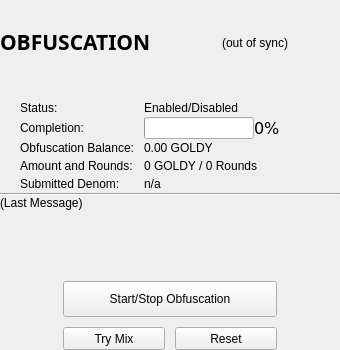
        <widget class="QFrame" name="frameObfuscation">
         <property name="minimumSize">
          <size>
           <width>0</width>
           <height>350</height>
          </size>
         </property>
         <property name="maximumSize">
          <size>
           <width>365</width>
           <height>16777215</height>
          </size>
         </property>
         <property name="layoutDirection">
          <enum>Qt::LeftToRight</enum>
         </property>
         <property name="frameShape">
          <enum>QFrame::NoFrame</enum>
         </property>
         <property name="frameShadow">
          <enum>QFrame::Plain</enum>
         </property>
         <property name="lineWidth">
          <number>0</number>
         </property>
         <layout class="QVBoxLayout" name="verticalLayout_7">
          <property name="spacing">
           <number>0</number>
          </property>
          <property name="leftMargin">
           <number>0</number>
          </property>
          <property name="topMargin">
           <number>0</number>
          </property>
          <property name="rightMargin">
           <number>0</number>
          </property>
          <property name="bottomMargin">
           <number>0</number>
          </property>
          <item>
           <layout class="QGridLayout" name="gridLayout_2" columnstretch="5,5">
            <property name="sizeConstraint">
             <enum>QLayout::SetMaximumSize</enum>
            </property>
            <property name="spacing">
             <number>0</number>
            </property>
            <item row="0" column="0">
             <layout class="QVBoxLayout" name="verticalLayout_6">
              <property name="spacing">
               <number>0</number>
              </property>
              <item>
               <widget class="QLabel" name="label_2">
                <property name="sizePolicy">
                 <sizepolicy hsizetype="Expanding" vsizetype="Preferred">
                  <horstretch>0</horstretch>
                  <verstretch>0</verstretch>
                 </sizepolicy>
                </property>
                <property name="minimumSize">
                 <size>
                  <width>130</width>
                  <height>55</height>
                 </size>
                </property>
                <property name="font">
                 <font>
                  <family>Volte</family>
                  <pointsize>16</pointsize>
                  <weight>75</weight>
                  <bold>true</bold>
                 </font>
                </property>
                <property name="text">
                 <string>OBFUSCATION</string>
                </property>
                <property name="indent">
                 <number>0</number>
                </property>
               </widget>
              </item>
              <item>
               <widget class="QLabel" name="lineObfuscation">
                <property name="minimumSize">
                 <size>
                  <width>27</width>
                  <height>2</height>
                 </size>
                </property>
                <property name="maximumSize">
                 <size>
                  <width>27</width>
                  <height>2</height>
                 </size>
                </property>
                <property name="font">
                 <font>
                  <pointsize>1</pointsize>
                 </font>
                </property>
                <property name="text">
                 <string/>
                </property>
               </widget>
              </item>
             </layout>
            </item>
            <item row="0" column="1">
             <widget class="QLabel" name="labelObfuscationSyncStatus">
              <property name="sizePolicy">
               <sizepolicy hsizetype="Preferred" vsizetype="Preferred">
                <horstretch>0</horstretch>
                <verstretch>0</verstretch>
               </sizepolicy>
              </property>
              <property name="toolTip">
               <string>The displayed information may be out of date. Your wallet automatically synchronizes with the GOLDY COIN network after a connection is established, but this process has not completed yet.</string>
              </property>
              <property name="styleSheet">
               <string notr="true"/>
              </property>
              <property name="text">
               <string notr="true">(out of sync)</string>
              </property>
              <property name="alignment">
               <set>Qt::AlignCenter</set>
              </property>
             </widget>
            </item>
           </layout>
          </item>
          <item>
           <widget class="QPushButton" name="runAutoDenom">
            <property name="maximumSize">
             <size>
              <width>0</width>
              <height>0</height>
             </size>
            </property>
            <property name="palette">
             <palette>
              <active>
               <colorrole role="WindowText">
                <brush brushstyle="SolidPattern">
                 <color alpha="255">
                  <red>0</red>
                  <green>0</green>
                  <blue>0</blue>
                 </color>
                </brush>
               </colorrole>
               <colorrole role="Button">
                <brush brushstyle="SolidPattern">
                 <color alpha="255">
                  <red>239</red>
                  <green>238</green>
                  <blue>238</blue>
                 </color>
                </brush>
               </colorrole>
               <colorrole role="Light">
                <brush brushstyle="SolidPattern">
                 <color alpha="255">
                  <red>255</red>
                  <green>255</green>
                  <blue>255</blue>
                 </color>
                </brush>
               </colorrole>
               <colorrole role="Midlight">
                <brush brushstyle="SolidPattern">
                 <color alpha="255">
                  <red>247</red>
                  <green>246</green>
                  <blue>246</blue>
                 </color>
                </brush>
               </colorrole>
               <colorrole role="Dark">
                <brush brushstyle="SolidPattern">
                 <color alpha="255">
                  <red>119</red>
                  <green>119</green>
                  <blue>119</blue>
                 </color>
                </brush>
               </colorrole>
               <colorrole role="Mid">
                <brush brushstyle="SolidPattern">
                 <color alpha="255">
                  <red>159</red>
                  <green>159</green>
                  <blue>159</blue>
                 </color>
                </brush>
               </colorrole>
               <colorrole role="Text">
                <brush brushstyle="SolidPattern">
                 <color alpha="255">
                  <red>0</red>
                  <green>0</green>
                  <blue>0</blue>
                 </color>
                </brush>
               </colorrole>
               <colorrole role="BrightText">
                <brush brushstyle="SolidPattern">
                 <color alpha="255">
                  <red>255</red>
                  <green>255</green>
                  <blue>255</blue>
                 </color>
                </brush>
               </colorrole>
               <colorrole role="ButtonText">
                <brush brushstyle="SolidPattern">
                 <color alpha="255">
                  <red>0</red>
                  <green>0</green>
                  <blue>0</blue>
                 </color>
                </brush>
               </colorrole>
               <colorrole role="Base">
                <brush brushstyle="SolidPattern">
                 <color alpha="255">
                  <red>255</red>
                  <green>255</green>
                  <blue>255</blue>
                 </color>
                </brush>
               </colorrole>
               <colorrole role="Window">
                <brush brushstyle="SolidPattern">
                 <color alpha="255">
                  <red>239</red>
                  <green>238</green>
                  <blue>238</blue>
                 </color>
                </brush>
               </colorrole>
               <colorrole role="Shadow">
                <brush brushstyle="SolidPattern">
                 <color alpha="255">
                  <red>0</red>
                  <green>0</green>
                  <blue>0</blue>
                 </color>
                </brush>
               </colorrole>
               <colorrole role="AlternateBase">
                <brush brushstyle="SolidPattern">
                 <color alpha="255">
                  <red>247</red>
                  <green>246</green>
                  <blue>246</blue>
                 </color>
                </brush>
               </colorrole>
               <colorrole role="ToolTipBase">
                <brush brushstyle="SolidPattern">
                 <color alpha="255">
                  <red>255</red>
                  <green>255</green>
                  <blue>220</blue>
                 </color>
                </brush>
               </colorrole>
               <colorrole role="ToolTipText">
                <brush brushstyle="SolidPattern">
                 <color alpha="255">
                  <red>0</red>
                  <green>0</green>
                  <blue>0</blue>
                 </color>
                </brush>
               </colorrole>
              </active>
              <inactive>
               <colorrole role="WindowText">
                <brush brushstyle="SolidPattern">
                 <color alpha="255">
                  <red>0</red>
                  <green>0</green>
                  <blue>0</blue>
                 </color>
                </brush>
               </colorrole>
               <colorrole role="Button">
                <brush brushstyle="SolidPattern">
                 <color alpha="255">
                  <red>239</red>
                  <green>238</green>
                  <blue>238</blue>
                 </color>
                </brush>
               </colorrole>
               <colorrole role="Light">
                <brush brushstyle="SolidPattern">
                 <color alpha="255">
                  <red>255</red>
                  <green>255</green>
                  <blue>255</blue>
                 </color>
                </brush>
               </colorrole>
               <colorrole role="Midlight">
                <brush brushstyle="SolidPattern">
                 <color alpha="255">
                  <red>247</red>
                  <green>246</green>
                  <blue>246</blue>
                 </color>
                </brush>
               </colorrole>
               <colorrole role="Dark">
                <brush brushstyle="SolidPattern">
                 <color alpha="255">
                  <red>119</red>
                  <green>119</green>
                  <blue>119</blue>
                 </color>
                </brush>
               </colorrole>
               <colorrole role="Mid">
                <brush brushstyle="SolidPattern">
                 <color alpha="255">
                  <red>159</red>
                  <green>159</green>
                  <blue>159</blue>
                 </color>
                </brush>
               </colorrole>
               <colorrole role="Text">
                <brush brushstyle="SolidPattern">
                 <color alpha="255">
                  <red>0</red>
                  <green>0</green>
                  <blue>0</blue>
                 </color>
                </brush>
               </colorrole>
               <colorrole role="BrightText">
                <brush brushstyle="SolidPattern">
                 <color alpha="255">
                  <red>255</red>
                  <green>255</green>
                  <blue>255</blue>
                 </color>
                </brush>
               </colorrole>
               <colorrole role="ButtonText">
                <brush brushstyle="SolidPattern">
                 <color alpha="255">
                  <red>0</red>
                  <green>0</green>
                  <blue>0</blue>
                 </color>
                </brush>
               </colorrole>
               <colorrole role="Base">
                <brush brushstyle="SolidPattern">
                 <color alpha="255">
                  <red>255</red>
                  <green>255</green>
                  <blue>255</blue>
                 </color>
                </brush>
               </colorrole>
               <colorrole role="Window">
                <brush brushstyle="SolidPattern">
                 <color alpha="255">
                  <red>239</red>
                  <green>238</green>
                  <blue>238</blue>
                 </color>
                </brush>
               </colorrole>
               <colorrole role="Shadow">
                <brush brushstyle="SolidPattern">
                 <color alpha="255">
                  <red>0</red>
                  <green>0</green>
                  <blue>0</blue>
                 </color>
                </brush>
               </colorrole>
               <colorrole role="AlternateBase">
                <brush brushstyle="SolidPattern">
                 <color alpha="255">
                  <red>247</red>
                  <green>246</green>
                  <blue>246</blue>
                 </color>
                </brush>
               </colorrole>
               <colorrole role="ToolTipBase">
                <brush brushstyle="SolidPattern">
                 <color alpha="255">
                  <red>255</red>
                  <green>255</green>
                  <blue>220</blue>
                 </color>
                </brush>
               </colorrole>
               <colorrole role="ToolTipText">
                <brush brushstyle="SolidPattern">
                 <color alpha="255">
                  <red>0</red>
                  <green>0</green>
                  <blue>0</blue>
                 </color>
                </brush>
               </colorrole>
              </inactive>
              <disabled>
               <colorrole role="WindowText">
                <brush brushstyle="SolidPattern">
                 <color alpha="255">
                  <red>119</red>
                  <green>119</green>
                  <blue>119</blue>
                 </color>
                </brush>
               </colorrole>
               <colorrole role="Button">
                <brush brushstyle="SolidPattern">
                 <color alpha="255">
                  <red>239</red>
                  <green>238</green>
                  <blue>238</blue>
                 </color>
                </brush>
               </colorrole>
               <colorrole role="Light">
                <brush brushstyle="SolidPattern">
                 <color alpha="255">
                  <red>255</red>
                  <green>255</green>
                  <blue>255</blue>
                 </color>
                </brush>
               </colorrole>
               <colorrole role="Midlight">
                <brush brushstyle="SolidPattern">
                 <color alpha="255">
                  <red>247</red>
                  <green>246</green>
                  <blue>246</blue>
                 </color>
                </brush>
               </colorrole>
               <colorrole role="Dark">
                <brush brushstyle="SolidPattern">
                 <color alpha="255">
                  <red>119</red>
                  <green>119</green>
                  <blue>119</blue>
                 </color>
                </brush>
               </colorrole>
               <colorrole role="Mid">
                <brush brushstyle="SolidPattern">
                 <color alpha="255">
                  <red>159</red>
                  <green>159</green>
                  <blue>159</blue>
                 </color>
                </brush>
               </colorrole>
               <colorrole role="Text">
                <brush brushstyle="SolidPattern">
                 <color alpha="255">
                  <red>119</red>
                  <green>119</green>
                  <blue>119</blue>
                 </color>
                </brush>
               </colorrole>
               <colorrole role="BrightText">
                <brush brushstyle="SolidPattern">
                 <color alpha="255">
                  <red>255</red>
                  <green>255</green>
                  <blue>255</blue>
                 </color>
                </brush>
               </colorrole>
               <colorrole role="ButtonText">
                <brush brushstyle="SolidPattern">
                 <color alpha="255">
                  <red>119</red>
                  <green>119</green>
                  <blue>119</blue>
                 </color>
                </brush>
               </colorrole>
               <colorrole role="Base">
                <brush brushstyle="SolidPattern">
                 <color alpha="255">
                  <red>239</red>
                  <green>238</green>
                  <blue>238</blue>
                 </color>
                </brush>
               </colorrole>
               <colorrole role="Window">
                <brush brushstyle="SolidPattern">
                 <color alpha="255">
                  <red>239</red>
                  <green>238</green>
                  <blue>238</blue>
                 </color>
                </brush>
               </colorrole>
               <colorrole role="Shadow">
                <brush brushstyle="SolidPattern">
                 <color alpha="255">
                  <red>0</red>
                  <green>0</green>
                  <blue>0</blue>
                 </color>
                </brush>
               </colorrole>
               <colorrole role="AlternateBase">
                <brush brushstyle="SolidPattern">
                 <color alpha="255">
                  <red>239</red>
                  <green>238</green>
                  <blue>238</blue>
                 </color>
                </brush>
               </colorrole>
               <colorrole role="ToolTipBase">
                <brush brushstyle="SolidPattern">
                 <color alpha="255">
                  <red>255</red>
                  <green>255</green>
                  <blue>220</blue>
                 </color>
                </brush>
               </colorrole>
               <colorrole role="ToolTipText">
                <brush brushstyle="SolidPattern">
                 <color alpha="255">
                  <red>0</red>
                  <green>0</green>
                  <blue>0</blue>
                 </color>
                </brush>
               </colorrole>
              </disabled>
             </palette>
            </property>
            <property name="focusPolicy">
             <enum>Qt::NoFocus</enum>
            </property>
            <property name="autoFillBackground">
             <bool>true</bool>
            </property>
            <property name="text">
             <string/>
            </property>
            <property name="flat">
             <bool>true</bool>
            </property>
           </widget>
          </item>
          <item>
           <spacer name="verticalSpacer_4">
            <property name="orientation">
             <enum>Qt::Vertical</enum>
            </property>
            <property name="sizeType">
             <enum>QSizePolicy::Fixed</enum>
            </property>
            <property name="sizeHint" stdset="0">
             <size>
              <width>100</width>
              <height>14</height>
             </size>
            </property>
           </spacer>
          </item>
          <item>
           <layout class="QFormLayout" name="formLayout">
            <property name="fieldGrowthPolicy">
             <enum>QFormLayout::AllNonFixedFieldsGrow</enum>
            </property>
            <property name="labelAlignment">
             <set>Qt::AlignLeading|Qt::AlignLeft|Qt::AlignVCenter</set>
            </property>
            <property name="formAlignment">
             <set>Qt::AlignLeading|Qt::AlignLeft|Qt::AlignVCenter</set>
            </property>
            <property name="horizontalSpacing">
             <number>10</number>
            </property>
            <property name="verticalSpacing">
             <number>0</number>
            </property>
            <property name="leftMargin">
             <number>20</number>
            </property>
            <property name="rightMargin">
             <number>20</number>
            </property>
            <item row="0" column="0">
             <widget class="QLabel" name="label_6">
              <property name="minimumSize">
               <size>
                <width>0</width>
                <height>18</height>
               </size>
              </property>
              <property name="text">
               <string>Status:</string>
              </property>
             </widget>
            </item>
            <item row="0" column="1">
             <widget class="QLabel" name="obfuscationEnabled">
              <property name="minimumSize">
               <size>
                <width>0</width>
                <height>18</height>
               </size>
              </property>
              <property name="text">
               <string>Enabled/Disabled</string>
              </property>
             </widget>
            </item>
            <item row="1" column="1">
             <layout class="QHBoxLayout" name="horizontalLayout_6">
              <property name="spacing">
               <number>0</number>
              </property>
              <item>
               <widget class="QProgressBar" name="obfuscationProgress">
                <property name="minimumSize">
                 <size>
                  <width>110</width>
                  <height>18</height>
                 </size>
                </property>
                <property name="value">
                 <number>0</number>
                </property>
                <property name="alignment">
                 <set>Qt::AlignCenter</set>
                </property>
                <property name="invertedAppearance">
                 <bool>false</bool>
                </property>
                <property name="format">
                 <string notr="true"/>
                </property>
               </widget>
              </item>
              <item>
               <widget class="QLabel" name="obfuscationValue">
                <property name="minimumSize">
                 <size>
                  <width>0</width>
                  <height>18</height>
                 </size>
                </property>
                <property name="font">
                 <font>
                  <family>DejaVu Sans</family>
                  <pointsize>12</pointsize>
                 </font>
                </property>
                <property name="text">
                 <string notr="true">0%</string>
                </property>
               </widget>
              </item>
              <item>
               <spacer name="horizontalSpacer">
                <property name="orientation">
                 <enum>Qt::Horizontal</enum>
                </property>
                <property name="sizeHint" stdset="0">
                 <size>
                  <width>40</width>
                  <height>18</height>
                 </size>
                </property>
               </spacer>
              </item>
             </layout>
            </item>
            <item row="2" column="0">
             <widget class="QLabel" name="labelAnonymizedText">
              <property name="minimumSize">
               <size>
                <width>0</width>
                <height>18</height>
               </size>
              </property>
              <property name="text">
               <string>Obfuscation Balance:</string>
              </property>
             </widget>
            </item>
            <item row="2" column="1">
             <widget class="QLabel" name="labelAnonymized">
              <property name="minimumSize">
               <size>
                <width>0</width>
                <height>18</height>
               </size>
              </property>
              <property name="font">
               <font>
                <weight>50</weight>
                <bold>false</bold>
               </font>
              </property>
              <property name="text">
               <string notr="true">0.00 GOLDY</string>
              </property>
             </widget>
            </item>
            <item row="3" column="0">
             <widget class="QLabel" name="label_8">
              <property name="minimumSize">
               <size>
                <width>0</width>
                <height>18</height>
               </size>
              </property>
              <property name="text">
               <string>Amount and Rounds:</string>
              </property>
             </widget>
            </item>
            <item row="3" column="1">
             <widget class="QLabel" name="labelAmountRounds">
              <property name="minimumSize">
               <size>
                <width>0</width>
                <height>18</height>
               </size>
              </property>
              <property name="text">
               <string>0 GOLDY / 0 Rounds</string>
              </property>
             </widget>
            </item>
            <item row="4" column="0">
             <widget class="QLabel" name="label_9">
              <property name="minimumSize">
               <size>
                <width>0</width>
                <height>18</height>
               </size>
              </property>
              <property name="text">
               <string>Submitted Denom:</string>
              </property>
             </widget>
            </item>
            <item row="4" column="1">
             <widget class="QLabel" name="labelSubmittedDenom">
              <property name="minimumSize">
               <size>
                <width>0</width>
                <height>18</height>
               </size>
              </property>
              <property name="toolTip">
               <string>The denominations you submitted to the Masternode.&lt;br&gt;To mix, other users must submit the exact same denominations.</string>
              </property>
              <property name="text">
               <string>n/a</string>
              </property>
             </widget>
            </item>
            <item row="1" column="0">
             <widget class="QLabel" name="label_7">
              <property name="sizePolicy">
               <sizepolicy hsizetype="Preferred" vsizetype="Preferred">
                <horstretch>0</horstretch>
                <verstretch>0</verstretch>
               </sizepolicy>
              </property>
              <property name="minimumSize">
               <size>
                <width>0</width>
                <height>18</height>
               </size>
              </property>
              <property name="text">
               <string>Completion:</string>
              </property>
             </widget>
            </item>
           </layout>
          </item>
          <item>
           <widget class="Line" name="lineLastMessage">
            <property name="orientation">
             <enum>Qt::Horizontal</enum>
            </property>
           </widget>
          </item>
          <item>
           <widget class="QLabel" name="obfuscationStatus">
            <property name="minimumSize">
             <size>
              <width>288</width>
              <height>43</height>
             </size>
            </property>
            <property name="text">
             <string>(Last Message)</string>
            </property>
            <property name="alignment">
             <set>Qt::AlignLeading|Qt::AlignLeft|Qt::AlignTop</set>
            </property>
            <property name="wordWrap">
             <bool>true</bool>
            </property>
           </widget>
          </item>
          <item>
           <layout class="QHBoxLayout" name="horizontalLayout_4">
            <property name="spacing">
             <number>0</number>
            </property>
            <item>
             <spacer name="horizontalSpacer_10">
              <property name="orientation">
               <enum>Qt::Horizontal</enum>
              </property>
              <property name="sizeHint" stdset="0">
               <size>
                <width>40</width>
                <height>20</height>
               </size>
              </property>
             </spacer>
            </item>
            <item>
             <widget class="QPushButton" name="toggleObfuscation">
              <property name="sizePolicy">
               <sizepolicy hsizetype="Fixed" vsizetype="Fixed">
                <horstretch>0</horstretch>
                <verstretch>0</verstretch>
               </sizepolicy>
              </property>
              <property name="minimumSize">
               <size>
                <width>214</width>
                <height>36</height>
               </size>
              </property>
              <property name="text">
               <string>Start/Stop Obfuscation</string>
              </property>
             </widget>
            </item>
            <item>
             <spacer name="horizontalSpacer_9">
              <property name="orientation">
               <enum>Qt::Horizontal</enum>
              </property>
              <property name="sizeHint" stdset="0">
               <size>
                <width>40</width>
                <height>20</height>
               </size>
              </property>
             </spacer>
            </item>
           </layout>
          </item>
          <item>
           <layout class="QHBoxLayout" name="horizontalLayout_3">
            <property name="spacing">
             <number>0</number>
            </property>
            <property name="topMargin">
             <number>10</number>
            </property>
            <item>
             <spacer name="horizontalSpacer_8">
              <property name="orientation">
               <enum>Qt::Horizontal</enum>
              </property>
              <property name="sizeHint" stdset="0">
               <size>
                <width>40</width>
                <height>23</height>
               </size>
              </property>
             </spacer>
            </item>
            <item>
             <widget class="QPushButton" name="obfuscationAuto">
              <property name="sizePolicy">
               <sizepolicy hsizetype="Fixed" vsizetype="Fixed">
                <horstretch>0</horstretch>
                <verstretch>0</verstretch>
               </sizepolicy>
              </property>
              <property name="minimumSize">
               <size>
                <width>102</width>
                <height>23</height>
               </size>
              </property>
              <property name="toolTip">
               <string>Try to manually submit a Obfuscation request.</string>
              </property>
              <property name="text">
               <string>Try Mix</string>
              </property>
             </widget>
            </item>
            <item>
             <spacer name="horizontalSpacer_11">
              <property name="orientation">
               <enum>Qt::Horizontal</enum>
              </property>
              <property name="sizeType">
               <enum>QSizePolicy::Fixed</enum>
              </property>
              <property name="sizeHint" stdset="0">
               <size>
                <width>10</width>
                <height>23</height>
               </size>
              </property>
             </spacer>
            </item>
            <item>
             <widget class="QPushButton" name="obfuscationReset">
              <property name="sizePolicy">
               <sizepolicy hsizetype="Fixed" vsizetype="Fixed">
                <horstretch>0</horstretch>
                <verstretch>0</verstretch>
               </sizepolicy>
              </property>
              <property name="minimumSize">
               <size>
                <width>102</width>
                <height>23</height>
               </size>
              </property>
              <property name="toolTip">
               <string>Reset the current status of Obfuscation (can interrupt Obfuscation if it's in the process of Mixing, which can cost you money!)</string>
              </property>
              <property name="layoutDirection">
               <enum>Qt::LeftToRight</enum>
              </property>
              <property name="autoFillBackground">
               <bool>false</bool>
              </property>
              <property name="text">
               <string>Reset</string>
              </property>
             </widget>
            </item>
            <item>
             <spacer name="horizontalSpacer_7">
              <property name="orientation">
               <enum>Qt::Horizontal</enum>
              </property>
              <property name="sizeHint" stdset="0">
               <size>
                <width>40</width>
                <height>23</height>
               </size>
              </property>
             </spacer>
            </item>
           </layout>
          </item>
         </layout>
        </widget>
